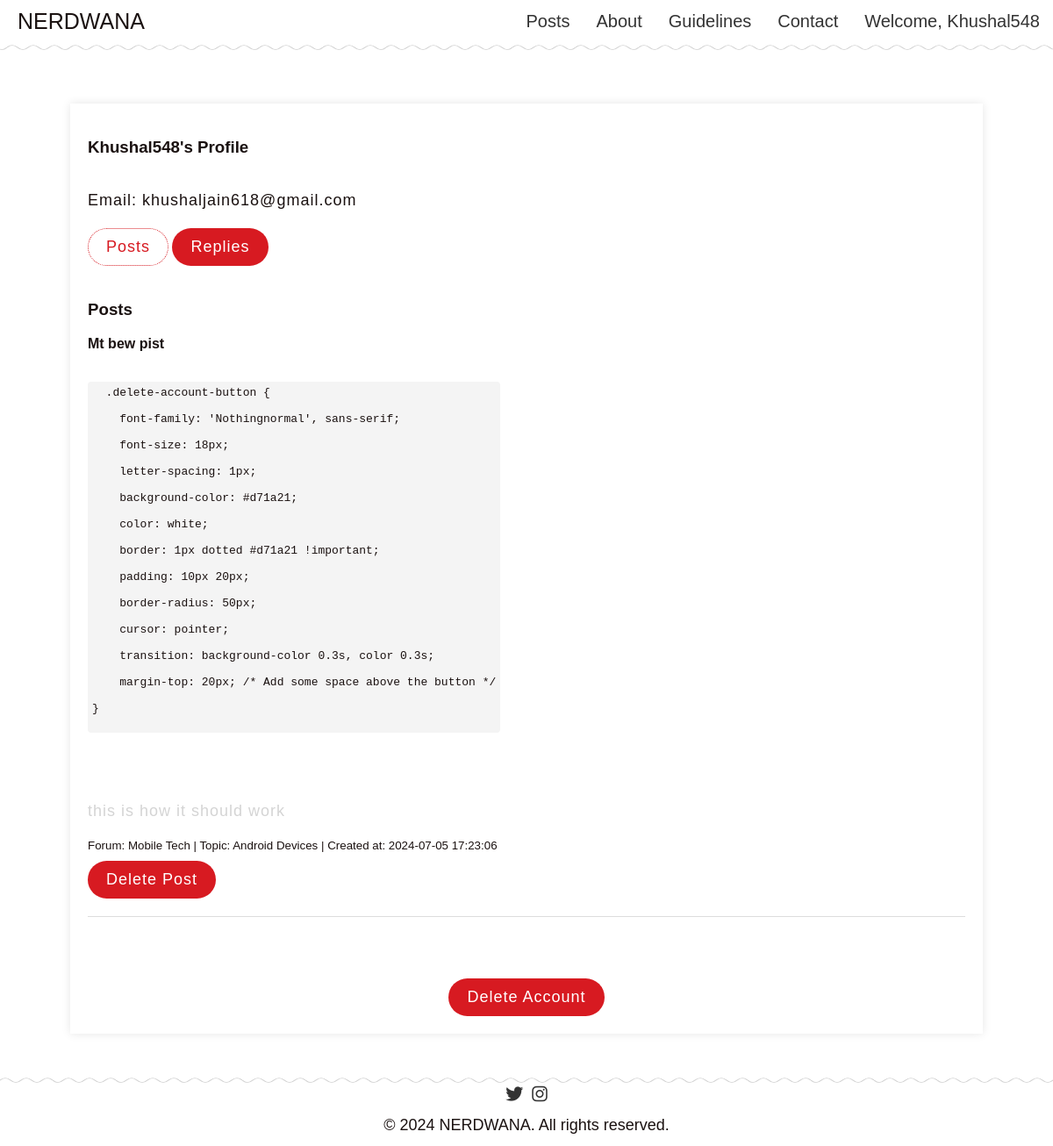
Screenshot of /profile.php (signed in) with the database file from the repository.
### tables this page shows
CREATE TABLE `users` (
  `id` int(11) NOT NULL,
  `username` varchar(255) NOT NULL,
  `email` varchar(255) NOT NULL,
  `password` varchar(255) NOT NULL
);

CREATE TABLE `posts` (
  `id` int(11) NOT NULL,
  `username` varchar(255) NOT NULL,
  `content` text NOT NULL,
  `created_at` timestamp NOT NULL DEFAULT current_timestamp(),
  `forum_id` int(11) DEFAULT NULL,
  `topic_id` int(11) DEFAULT NULL,
  `postTitle` varchar(255) NOT NULL,
  `reply_count` int(11) DEFAULT 0
);

CREATE TABLE `forums` (
  `id` int(11) NOT NULL,
  `name` varchar(255) NOT NULL
);

CREATE TABLE `topics` (
  `id` int(11) NOT NULL,
  `forum_id` int(11) NOT NULL,
  `name` varchar(255) NOT NULL
);

### profile.php (the view, shortened to what this page needs)
<?php
include 'db_connection.php';
$logged_in_username = $_SESSION['username'];
$url_user = isset($_GET['user']) ? $_GET['user'] : $logged_in_username;
function fetchUserData($conn, $username) {
    $query = "SELECT username, email FROM users WHERE username = ?";
    $stmt = $conn->prepare($query);
    $stmt->bind_param("s", $username);
    $stmt->execute();
    $result = $stmt->get_result();
    return $result->fetch_assoc();
}
$user_data = fetchUserData($conn, $url_user);
$username = $user_data['username'];
$email = $user_data['email'];
function fetchUserPosts($conn, $username) {
    $query = "SELECT posts.id, posts.postTitle, posts.content, posts.created_at, forums.name AS forum_name, topics.name AS topic_name
              FROM posts
              JOIN forums ON posts.forum_id = forums.id
              JOIN topics ON posts.topic_id = topics.id
              WHERE posts.username = ?";
    $stmt = $conn->prepare($query);
    $stmt->bind_param("s", $username);
    $stmt->execute();
    $result = $stmt->get_result();
    $posts = [];
    while ($row = $result->fetch_assoc()) {
        $posts[] = $row;
    }
    return $posts;
}
$posts = fetchUserPosts($conn, $username);
?>
<!DOCTYPE html>
<html lang="en">
<head>
    <link rel="stylesheet" href="https://cdnjs.cloudflare.com/ajax/libs/font-awesome/6.0.0-beta3/css/all.min.css">
    <link rel="stylesheet" href="ProfileStyle.css">
</head>
<body>
<header>
    <div class="nav-left">
        <a href="about.php">NERDWANA</a>
    </div>
    <nav class="nav-right">
        <a href="test.php">Posts</a>
        <a href="about.php">About</a>
        <a href="guidelines.php">Guidelines</a>
        <a href="contact.php">Contact</a>
        <a href="#" id="welcome-link" onclick="showPopup()" style="padding-right:25px";>Welcome, <?php echo htmlspecialchars($logged_in_username); ?></a>
    </nav>
</header>
<main>
    <div class="content-container">
        <h3><?php echo htmlspecialchars($username); ?>'s Profile</h3>
        <p>Email: <?php echo htmlspecialchars($email); ?></p>
        <div class="switch-buttons">
            <button onclick="showSection('posts')">Posts</button>
            <button onclick="showSection('replies')"class="active">Replies</button>
        </div>
         <div id="posts-section" class="section">
            <h3>Posts</h3>
    <?php if (empty($posts)): ?>
        <p>No posts found.</p>
    <?php else: ?>
        <?php foreach ($posts as $post): ?>
            <div class="post">
                <h4><?php echo htmlspecialchars($post['postTitle']); ?></h4>
                <p><?php echo nl2br(($post['content'])); ?></p>
                <small>Forum: <?php echo htmlspecialchars($post['forum_name']); ?> | Topic: <?php echo htmlspecialchars($post['topic_name']); ?> | Created at: <?php echo $post['created_at']; ?></small>
                <?php if ($url_user === $logged_in_username): ?>
                    <form method="post" action="">
                        <button type="submit" name="delete_post" class="delete-button">Delete Post</button>
                    </form>
                <?php endif; ?>
            </div>
        <?php endforeach; ?>
    <?php endif; ?>
</div>
        <?php if ($url_user === $logged_in_username): ?>
    <form method="post" action="" class="delete-account-form">
        <button type="submit" name="delete_account" class="delete-account-button">Delete Account</button>
    </form>
<?php endif; ?>
    </div>
</main>
<footer>
      <div class="social-icons">
        <a href="https://x.com/nerdwana_c">
          <i class="fab fa-twitter"></i>
        </a>
        <a href="https://www.instagram.com/nerdwana.community/">
          <i class="fab fa-instagram"></i>
        </a>
      </div>
      <a style="font-family: 'Nothingnormal', sans-serif;
          font-size: 18px;
          line-height: 1.5;">© 2024 NERDWANA. All rights reserved.</a>
    </footer>
</body>
</html>

### ProfileStyle.css (style rules this page uses)
.nav-left { display: flex; align-items: center; flex: 1; }
.nav-left a { font-family: 'Nothinginspired', sans-serif; font-size: 25px; text-decoration: none; color: #1A1110; }
.nav-right { display: flex; gap: 10px; }
.nav-right a { text-decoration: none; color: #333; margin: 0 10px; font-family: 'Nothinginspired', sans-serif; font-size: 20px; transition: color 0.3s ease; }
main { padding: 10px 20px 20px; display: flex; justify-content: center; align-items: flex-start; }
.content-container { width: 100%; max-width: 1000px; background: white; padding: 20px; box-shadow: 0 0 10px rgba(0, 0, 0, 0.1); margin: 0 auto; display: flex; flex-direction: column; }
.social-icons { display: flex; justify-content: center; gap: 10px; margin-bottom: 10px; }
.social-icons a { font-size: 20px; color: #333; transition: transform 0.3s ease; }
p, ul { font-family: 'Nothingnormal', sans-serif; font-size: 18px; line-height: 1.5; text-align: justify; letter-spacing: 1px; }
.delete-account-form { text-align: center; margin-top: 20px; }
.delete-account-form button { background-color: #d71a21; color: white; border: none; padding: 10px 20px; cursor: pointer; transition: background-color 0.3s; }

### profile.php (style rules this page uses)
body { padding-top:100px; padding-bottom:100px; font-family: Arial, sans-serif; background-color: #ffffff; color: #1A1110; overflow-x:hidden; }
.section { margin-top: 20px; }
.switch-buttons button { font-family: 'Nothingnormal', sans-serif; font-size: 18px; letter-spacing: 1px; background-color: #d71a21; color: white; border: 1px dotted #d71a21; padding: 10px 20px; border-radius: 50px; font-size: 18px; cursor: pointer; transition: background-color 0.3s, color 0.3s; }
.switch-buttons button.active { background-color: white; color: #d71a21; }
.delete-account-button { font-family: 'Nothingnormal', sans-serif; font-size: 18px; letter-spacing: 1px; background-color: #d71a21; color: white; border: 1px dotted #d71a21 !important; padding: 10px 20px; border-radius: 50px; cursor: pointer; transition: background-color 0.3s, color 0.3s; margin-top: 20px; }
.post { margin-bottom: 30px; padding-bottom: 20px; border-bottom: 1px solid #ddd; }
.post h4 { margin-top: 0; }
.post p { margin-bottom: 10px; }
.post small { display: block; margin-top: 10px; margin-bottom: 10px; }
.post button { font-family: 'Nothingnormal', sans-serif; font-size: 18px; letter-spacing: 1px; background-color: #d71a21; color: white; border: 1px dotted #d71a21; padding: 10px 20px; border-radius: 50px; font-size: 18px; cursor: pointer; transition: background-color 0.3s, color 0.3s; }
.ql-syntax { background-color: #f4f4f4; border-radius: 4px; padding: 5px; font-family: monospace; display: inline-block; text-align: left; white-space: pre-wrap; margin-left: auto; margin-right: auto; }
header { overflow:hidden; background-size: 72px 10px; background-position: bottom; background-repeat: repeat-x; padding-bottom: 10px; overflow-x:hidden; background-color: #ffffff; color: #1A1110; text-align: center; display: flex; justify-content: space-between; align-items: center; width: 100%; padding: 10px 20px 20px; text-overflow:hidden; position: fixed; top: 0; left: 0; padding-right: 20px !important; }
footer { background-size: 72px 10px; background-position: top; background-repeat: repeat-x; background-color: #fff; color: #1A1110; text-align: center; position: fixed; bottom: 0; left: 0; right: 0; width: 100%; padding: 10px 20px; box-sizing: border-box; box-shadow: none; z-index: 1000; }
footer::before { content: ''; position: absolute; top: -1px; left: 0; right: 0; height: 1px; background-color: #ffffff; shadow: none; }

### rows the page displays
users: username "Khushal548", email "khushaljain618@gmail.com"
posts: postTitle "Mt bew pist", content ".delete-account-button { font-family: 'Nothingnormal', sans-serif; font-size: 18px; letter-spacing: 1px; background-color: #d71a21; color: white; border: 1px dotted #d71a21 !important; padding: 10px 20px; border-radius: 50px; cursor: pointer; transition: background-color 0.3s, color 0.3s; margin-top: 20px; /* Add some space above the button */ } this is how it should work", forum.name "Mobile Tech", topic.name "Android Devices", created_at "2024-07-05 17:23:06"

### other values shown
$logged_in_username "Khushal548"
